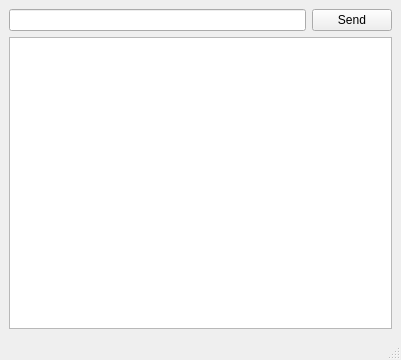
<?xml version="1.0" encoding="UTF-8"?>
<ui version="4.0">
 <class>MainWindow</class>
 <widget class="QMainWindow" name="MainWindow">
  <property name="geometry">
   <rect>
    <x>0</x>
    <y>0</y>
    <width>401</width>
    <height>360</height>
   </rect>
  </property>
  <property name="windowTitle">
   <string>MainWindow</string>
  </property>
  <widget class="QWidget" name="centralwidget">
   <layout class="QVBoxLayout" name="verticalLayout_2">
    <item>
     <layout class="QVBoxLayout" name="verticalLayout">
      <item>
       <layout class="QHBoxLayout" name="horizontalLayout">
        <item>
         <widget class="QLineEdit" name="lineEdit_Serial_Data"/>
        </item>
        <item>
         <widget class="QPushButton" name="btnSend">
          <property name="text">
           <string>Send</string>
          </property>
         </widget>
        </item>
       </layout>
      </item>
      <item>
       <widget class="QTextEdit" name="txtReceivedData"/>
      </item>
     </layout>
    </item>
   </layout>
  </widget>
  <widget class="QMenuBar" name="menubar">
   <property name="geometry">
    <rect>
     <x>0</x>
     <y>0</y>
     <width>401</width>
     <height>21</height>
    </rect>
   </property>
  </widget>
  <widget class="QStatusBar" name="statusbar"/>
 </widget>
 <resources/>
 <connections/>
</ui>
